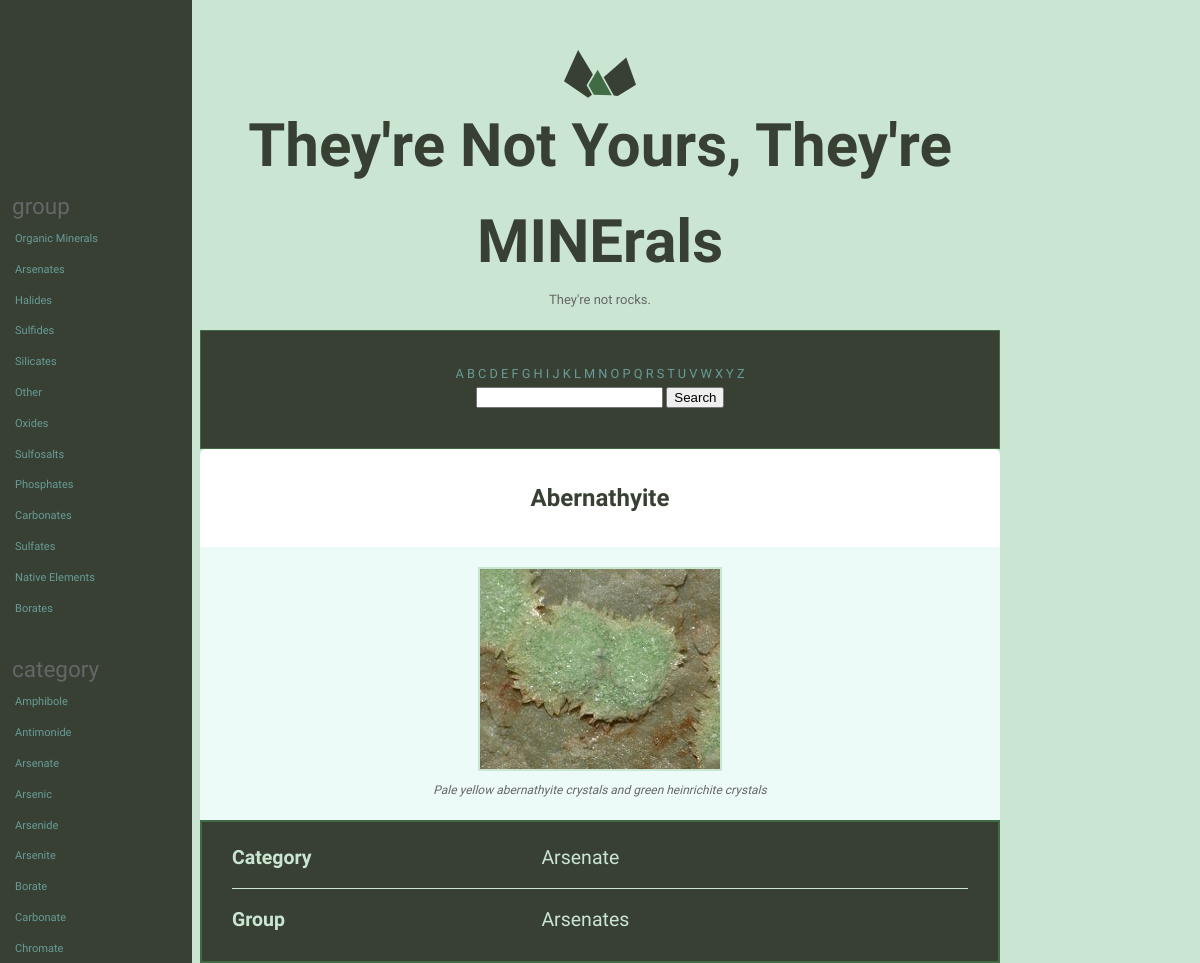
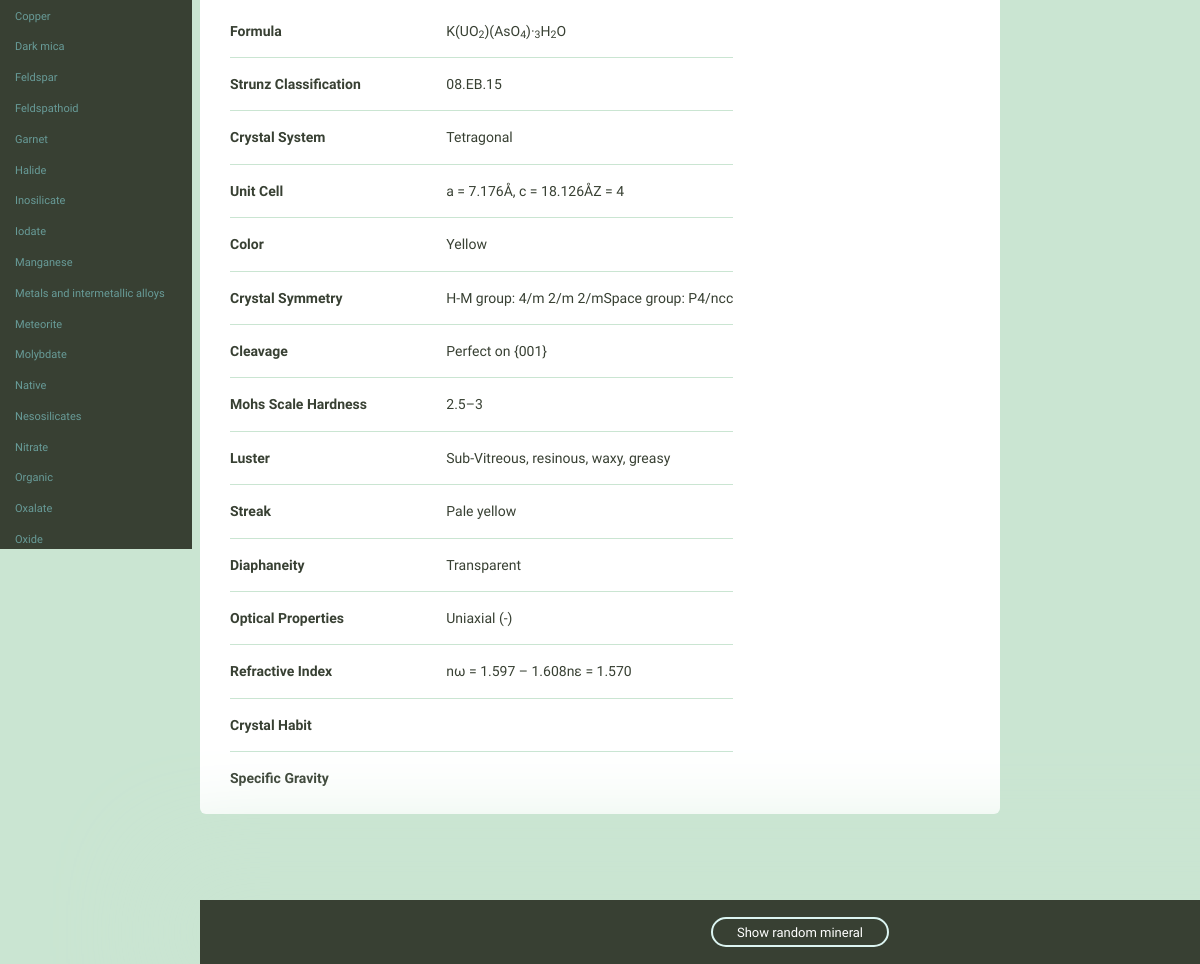
/catalog/mineral/2, run on the app's committed database (2 pictures, top to bottom).
### catalog/models.py (models this page shows, shortened)
class Mineral(models.Model):
    name = models.CharField(max_length=255)
    image_filename = models.CharField(max_length=255)
    image_caption = models.TextField()
    category = models.CharField(max_length=255)
    formula = models.CharField(max_length=255)
    strunz_classification = models.CharField(max_length=255)
    crystal_system = models.CharField(max_length=255)
    unit_cell = models.CharField(max_length=255)
    color = models.CharField(max_length=255)
    crystal_symmetry = models.CharField(max_length=255)
    cleavage = models.CharField(max_length=255)
    mohs_scale_hardness = models.CharField(max_length=255)
    luster = models.CharField(max_length=255)
    streak = models.CharField(max_length=255)
    diaphaneity = models.CharField(max_length=255)
    optical_properties = models.CharField(max_length=255)
    group = models.CharField(max_length=255)
    refractive_index = models.CharField(max_length=255,
                                        blank=True,
                                        default="")
    crystal_habit = models.CharField(max_length=255,
                                     blank=True,
                                     default="")
    specific_gravity = models.CharField(max_length=255,
                                        blank=True,
                                        default="")
    class Meta:
        ordering = ['name', ]
    def fieldnames_and_values(self):
        fields = self._meta.get_fields()
        data = {}
        for field in fields:
            data[field.name] = {
                'name': field.name.replace("_", " "),
                'value': getattr(self, field.name)
            }
        return data

### catalog/views.py (the view)
# urls.py: re_path('^mineral/(?P<mineral_id>\d+)', views.detail, name='detail'),
def detail(request, mineral_id):
    mineral = Mineral.objects.get(pk=mineral_id)
    exclude = ['id']
    top_section = ['name', 'image_filename', 'image_caption']
    highlighted = ['category', 'group']
    template = 'catalog/detail.html'
    context = {'mineral': mineral,
               'exclude': exclude,
               'top_section': top_section,
               'highlighted': highlighted,'filter_fields': FILTER_FIELDS}
    return render(request, template, context)

### catalog/templatetags/catalog_extras.py (called while the page is built)
@register.inclusion_tag('catalog/field_nav.html')
def nav_field_list(group_lookup, bolded):
    items = group_lookup.list
    items = [x.replace(' ', '_') for x in items]
    return {'field': group_lookup.name, 'items': items, 'bolded': bolded, 'range': range(len(items))}

@register.filter('deunderscore')
def deunderscore(text):
    return text.replace('_', ' ')

@register.filter('index')
def index(list, i):
    return list[int(i)]

### catalog/templates/catalog/detail.html (shortened to what this page needs)
{% extends 'layout.html' %}
{% load static %}
{% block custom_css %}
  <link rel="stylesheet" href="{% static 'catalog/css/catalog.css' %}">
{% endblock %}
{% block content %}
  <div class="grid-100 mineral__container">
    <h1 class="mineral__name">{{ mineral.name }}</h1>
    <div class="mineral__image-bg">
      {% with 'img/'|add:mineral.image_filename as image_path %}
        <img class="mineral__image" src="{% static image_path %}">
      {% endwith %}
      <p class="mineral__caption">{{ mineral.image_caption }}</p>
    </div>
    <div class="mineral__table-container container-highlighted">
        <table class="mineral__table table-highlighted">
            {% for key, value in mineral.fieldnames_and_values.items %}
            {% if key in highlighted %}
              <tr>
                <td class="mineral__category">{{ value.name|title }}</td>
                <td>{{ value.value|safe }}</td>
              </tr>
            {% endif %}
          {% endfor %}
        </table>
    </div>
    <div class="mineral__table-container">
      <table class="mineral__table">
        {% for key, value in mineral.fieldnames_and_values.items %}
          {% if key not in exclude and key not in top_section and key not in highlighted %}
            <tr>
              <td class="mineral__category">{{ value.name|title }}</td>
              <td>{{ value.value|safe }}</td>
            </tr>
          {% endif %}
        {% endfor %}
      </table>
    </div>
  </div>
{% endblock %}

### assets/css/global.css (style rules this page uses)
html { font-family: sans-serif; -ms-text-size-adjust: 100%; -webkit-text-size-adjust: 100%; }
body { margin: 0; }
h1 { font-size: 2em; margin: 0.67em 0; }
sub { font-size: 75%; line-height: 0; position: relative; vertical-align: baseline; bottom: -0.25em; }
img { border: 0; }
table { border-collapse: collapse; border-spacing: 0; }
td, th { padding: 0; }
html { font-size: 62.5%; }
body { background-color: #CAE5D2; font-size: 1.5em; line-height: 1.6; font-weight: 400; font-family: "Cousine"; color: #666; }
.grid, .grid-5, .grid-10, .grid-15, .grid-20, .grid-25, .grid-30, .grid-33, .grid-35, .grid-40, .grid-45, .grid-50, .grid-55, .grid-60, .grid-65, .grid-66, .grid-70, .grid-75, .grid-80, .grid-90, .grid-95, .grid-100 { float: left; box-sizing: border-box; position: relative; }
.grid-100 { width: 100%; padding: 0 15px; }
h1, h2, h3, h4, h5, h6 { margin-top: 0; margin-bottom: 2rem; font-weight: bold; font-family: "Work Sans", sans-serif; color: #384033; }
h1 { font-size: 3.8rem; }
@media (min-width: 550px) { h1 { font-size: 3.8rem; } }
p { margin-top: 0; font-size: 1.6rem; }
th, td { padding: 15px; text-align: left; border-bottom: 1px solid #e1e1e1; }
th:first-child, td:first-child { padding-left: 0; }
th:last-child, td:last-child { padding-right: 0; }
table, p, ul { margin-bottom: 2.5rem; }
.mineral__container { background-color: #fff; border-radius: 6px; list-style: none; padding: 0; text-align: center; }
.mineral__name { display: block; width: 100%; margin: 0; font-size: 24px; padding: 30px 0 30px 0; }
.mineral__image { display: block; margin: 0 auto; border: solid 2px #CAE5D2; }
.mineral__image-bg { background-color: #ecfaf8; padding: 20px 0; }
.mineral__caption { font-size: 12px; font-style: italic; padding: 10px 0 0 0; margin: 0; }
.mineral__table { font-size: 14px; color: #384033; }
.mineral__table td { border-color: #CAE5D2; }
.mineral__table tr:last-of-type td { border-bottom: none; padding-bottom: 0; }
.mineral__table-container { padding: 5px 30px 0; }
.mineral__category { font-weight: bold; width: 40%; }

### catalog/static/catalog/css/catalog.css (style rules this page uses)
.table-highlighted { width: 100%; font-size: 1.3em; color: #CAE5D2; }
.container-highlighted { border: 2px solid #406b44; background-color: #384033; color: white; }
h1 { font-size: 4em; font-weight: 800; }

### data on the page
Mineral: name "Abernathyite", image_caption "Pale yellow abernathyite crystals and green heinrichite crystals", value "Arsenate" "Arsenates", value "K(UO 2 )(AsO 4 )· 3 H 2 O" "08.EB.15" "Tetragonal" "a = 7.176Å, c = 18.126ÅZ = 4" "Yellow" "H-M group: 4/m 2/m 2/mSpace group: P4/ncc" "Perfect on {001}" "2.5–3" "Sub-Vitreous, resinous, waxy, greasy" "Pale yellow" "Transparent" "Uniaxial (-)" "nω = 1.597 – 1.608nε = 1.570"

### other printed values
{{ groupname }} "group" "category"
{{ item }} "Organic Minerals" "Arsenates" "Halides" "Sulfides" "Silicates" "Other" "Oxides" "Sulfosalts" "Phosphates" "Carbonates" "Sulfates" "Native Elements" "Borates" "Amphibole" "Antimonide" "Arsenate" "Arsenic" "Arsenide" "Arsenite" "Borate" "Carbonate" "Chromate" "Copper" "Dark mica" "Feldspar" "Feldspathoid" "Garnet" "Halide" "Inosilicate" "Iodate" "Manganese" "Metals and intermetallic alloys" "Meteorite" "Molybdate" "Native" "Nesosilicates" "Nitrate" "Organic" "Oxalate" "Oxide"
{{ letter }} "A" "B" "C" "D" "E" "F" "G" "H" "I" "J" "K" "L" "M" "N" "O" "P" "Q" "R" "S" "T" "U" "V" "W" "X" "Y" "Z"
{{ value.name|title }} "Category" "Group"
{{ value.name|title }} "Formula" "Strunz Classification" "Crystal System" "Unit Cell" "Color" "Crystal Symmetry" "Cleavage" "Mohs Scale Hardness" "Luster" "Streak" "Diaphaneity" "Optical Properties" "Refractive Index" "Crystal Habit" "Specific Gravity"
